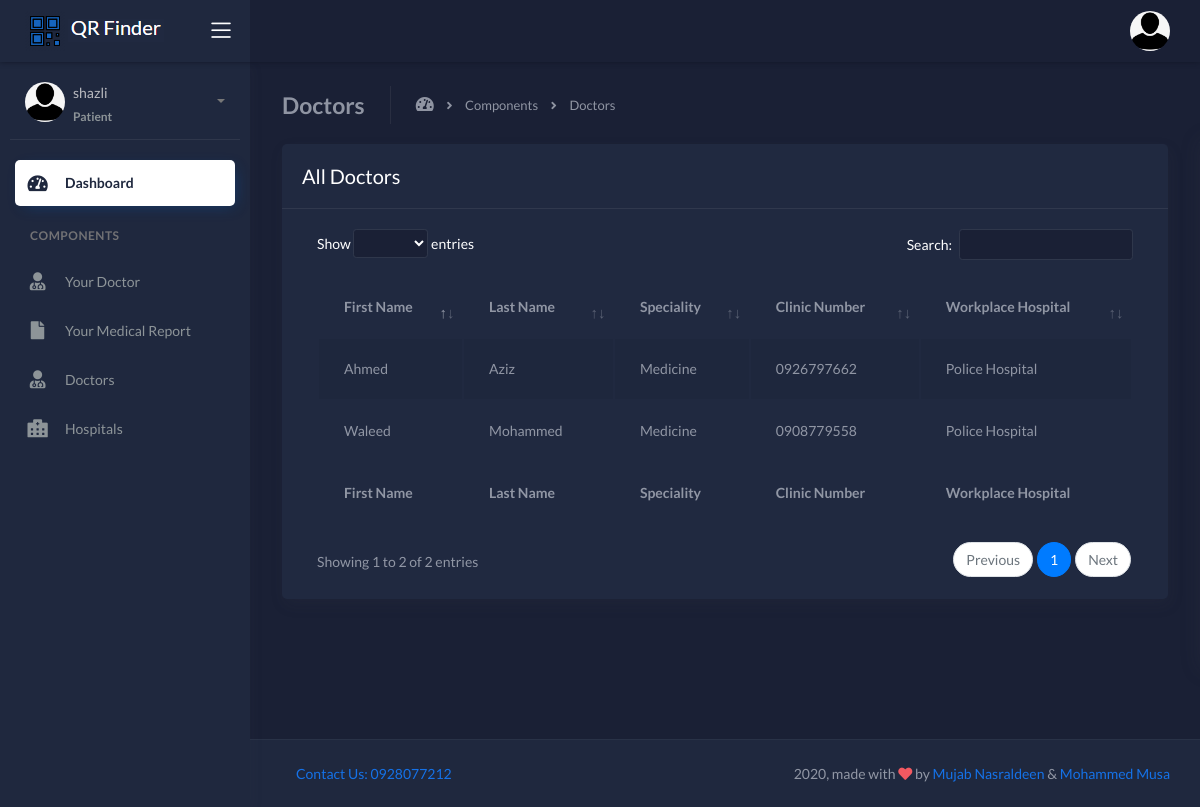
Page /alldoctors/ (signed in) on the committed database.
### core/models.py (models this page shows, shortened)
class Patient(models.Model):
    GENDER_CHOICES = (
        ('None', 'Select...'),
        ('Male', 'Male'),
        ('Female', 'Female'),
    )
    user           = models.OneToOneField(User,null=True, blank=True, on_delete=models.CASCADE)
    picture        = models.ImageField(default="profiled.png", null=True, blank=True)
    firstname      = models.CharField(max_length=100)
    lastname       = models.CharField(max_length=100)
    gender         = models.CharField(max_length=10, choices=GENDER_CHOICES)
    birthday       = models.DateField(null=True, blank=True)
    city           = models.CharField(max_length=20)
    address        = models.CharField(max_length=100)
    personal_phone = models.CharField(max_length=15, blank=False)
    relative_phone = models.CharField(max_length=15, blank=False)
    hospital       = models.ForeignKey(Hospital, null=True, blank=True, on_delete=models.CASCADE)
    doctor         = models.ForeignKey(Doctor, null=True, blank=True, on_delete=models.CASCADE)

class Doctor(models.Model):
    GENDER_CHOICES = (
        ('None', 'Select...'),
        ('Male', 'Male'),
        ('Female', 'Female'),
    )
    SPE_CHOICES = (
        ('None', 'Select...'),
        ('Medicine', 'Medicine'),
        ('Pediatric', 'Pediatric'),
        ('Obstetrics and Gynecolgy', 'Obstetrics and Gynecolgy'),
        ('Surgery', 'Surgery'),
        ('Ophthalmology', 'Ophthalmology'),
        ('Orthopedic', 'Orthopedic'),
        ('ENT "Ear ,Nose Throat"', 'ENT "Ear ,Nose Throat"'),
        ('Dermatology', 'Dermatology'),
    )
    user       = models.OneToOneField(User,null=True, blank=True, on_delete=models.CASCADE)
    picture    = models.ImageField(default="profiled.png", null=True, blank=True)
    firstname  = models.CharField(max_length=100)
    lastname   = models.CharField(max_length=100)
    gender     = models.CharField(max_length=10, choices=GENDER_CHOICES)
    speciality = models.CharField(max_length=100, blank=True, choices=SPE_CHOICES)
    phone      = models.CharField(max_length=15)
    workplace  = models.ForeignKey(Hospital, null=True, blank=True, on_delete=models.CASCADE)

class Hospital(models.Model):
    name      = models.CharField(max_length=50)
    phone     = models.CharField(max_length=15)
    emergency = models.CharField(max_length=15, blank=True)
    location  = models.CharField(max_length=100)
    email     = models.EmailField(max_length=100)
    def __str__(self):
        return self.name

### core/views.py (the view)
# urls.py: path('alldoctors/', views.allDoctors, name='doctors'),
@login_required(login_url='login')
def allDoctors(request):
    doctors = Doctor.objects.all()
    context   = {'doctors':doctors}
    return render(request, 'alldoctors.html', context)

### templates/alldoctors.html (shortened to what this page needs)
{%  extends 'base.html' %}
{% load static %}
{% block content %}
<div class="page-header">
    <h4 class="page-title">Doctors</h4>
    <ul class="breadcrumbs">
        <li class="nav-home">
            <a href="#">
                <i class="fas fa-tachometer-alt"></i>
            </a>
        </li>
        <li class="separator">
            <i class="fas fa-angle-right"></i>
        </li>
        <li class="nav-item">
            <a href="#">Components</a>
        </li>
        <li class="separator">
            <i class="fas fa-angle-right"></i>
        </li>
        <li class="nav-item">
            <a href="#">Doctors</a>
        </li>
    </ul>
</div>
<div class="row">
    <div class="col-md-12">
        <div class="card">
            <div class="card-header">
                <div class="d-flex align-items-center">
                    <h4 class="card-title">All Doctors</h4>
                </div>
            </div>
            <div class="card-body">
                <div class="table-responsive">
                    {% for group in user.groups.all %}
                    {% if group.name == 'patient' %}
                    <table id="add-row" class="display table table-striped table-hover" >
                        <thead>
                            <tr>
                                <th>First Name</th>
                                <th>Last Name</th>
                                <th>Speciality</th>
                                <th>Clinic Number</th>
                                <th>Workplace Hospital</th>
                            </tr>
                        </thead>
                        <tfoot>
                            <tr>
                                <th>First Name</th>
                                <th>Last Name</th>
                                <th>Speciality</th>
                                <th>Clinic Number</th>
                                <th>Workplace Hospital</th>
                            </tr>
                        </tfoot>
                        <tbody>
                            {% for doctor in doctors %}
                            <tr>
                                <td>{{doctor.firstname}}</td>
                                <td>{{doctor.lastname}}</td>
                                <td>{{doctor.speciality}}</td>
                                <td>{{doctor.phone}}</td>
                                <td>{{doctor.workplace}}</td>
                            </tr>
                            {% endfor %}
                        </tbody>
                    </table>
                    {% endif %}
                    {% endfor %}
                </div>
            </div>
        </div>
    </div>
</div>
{% endblock %}

### templates/header.html (shortened to what this page needs)
{% load static %}
<div class="main-header">
    <div class="logo-header" data-background-color="dark2">
        <a href="#" class="logo">
            <img src="{% static '/img/qr4.png' %}" alt="navbar brand" class="navbar-brand" style="width:40px;height:40px;" style="vertical-align:top">
            <img src="{% static '/img/qrlogo.png' %}" alt="navbar brand" class="navbar-brand">
        </a>
        <div class="nav-toggle">
            <button class="btn btn-toggle toggle-sidebar">
                <i class="icon-menu"></i>
            </button>
        </div>
    </div>
    <nav class="navbar navbar-header navbar-expand-lg" data-background-color="dark">
        <div class="container-fluid">
            <ul class="navbar-nav topbar-nav ml-md-auto align-items-center">
                <li class="nav-item dropdown hidden-caret">
                    {% if request.user.is_authenticated %}
                    {% for group in user.groups.all %}
                    {% if group.name == 'patient' %}
                    <a class="dropdown-toggle profile-pic" data-toggle="dropdown" href="#" aria-expanded="false">
                        <div class="avatar-sm">
                            <img src="{{ request.user.patient.picture.url }}" alt="..." class="avatar-img rounded-circle">
                        </div>
                    </a>
                    {% endif %}
                    {% endfor %}
                </li>
                {% endif %}
            </ul>
        </div>
    </nav>
</div>

### templates/sidebar.html (shortened to what this page needs)
{% load static %}
		<div class="sidebar sidebar-style-2" data-background-color="dark2">
			<div class="sidebar-wrapper scrollbar scrollbar-inner">
				{% if request.user.is_authenticated %}
				{% for group in user.groups.all %}
                {% if group.name == 'patient' %}
				<div class="sidebar-content">
					<div class="user">
						<div class="avatar-sm float-left mr-2">
							<img src="{{ request.user.patient.picture.url }}" alt="..." class="avatar-img rounded-circle">
						</div>
						<div class="info">
							<a data-toggle="collapse" href="#collapseExample" aria-expanded="true">
								<span>
									{{ request.user }}
									<span class="user-level">Patient</span>
									<span class="caret"></span>
								</span>
							</a>
						</div>
					</div>
					<ul class="nav nav-primary">
						<li class="nav-item active">
							<a href="{% url 'home' %}">
								<i class="fas fa-tachometer-alt"></i>
								<p>Dashboard</p>
							</a>
						</li>
						<li class="nav-section">
							<h4 class="text-section">Components</h4>
						</li>
						<li class="nav-item">
							<a href="{% url 'drofpatient' %}">
								<i class="fa fa-user-md"></i>
								<p>Your Doctor</p>
							</a>
						</li>
						<li class="nav-item">
							<a href="{% url 'patientmdr' %}">
								<i class="fa fa-file"></i>
								<p>Your Medical Report</p>
							</a>
						</li>
						<li class="nav-item">
							<a href="{% url 'doctors' %}">
								<i class="fa fa-user-md"></i>
								<p>Doctors</p>
							</a>
						</li>
						<li class="nav-item">
							<a href="{% url 'hospitals' %}">
								<i class="fas fa-hospital-alt"></i>
								<p>Hospitals</p>
							</a>
						</li>
					</ul>
				</div>
				{% endif %}
				{% endfor %}
				{% endif %}
			</div>
		</div>

### rows in the picture
Doctor: firstname "Waleed", lastname "Mohammed", speciality "Medicine", phone "0908779558", workplace "Police Hospital"
Doctor: firstname "Ahmed", lastname "Aziz", speciality "Medicine", phone "0926797662", workplace "Police Hospital"

### other values in the picture
{{ request.user }} "shazli"
